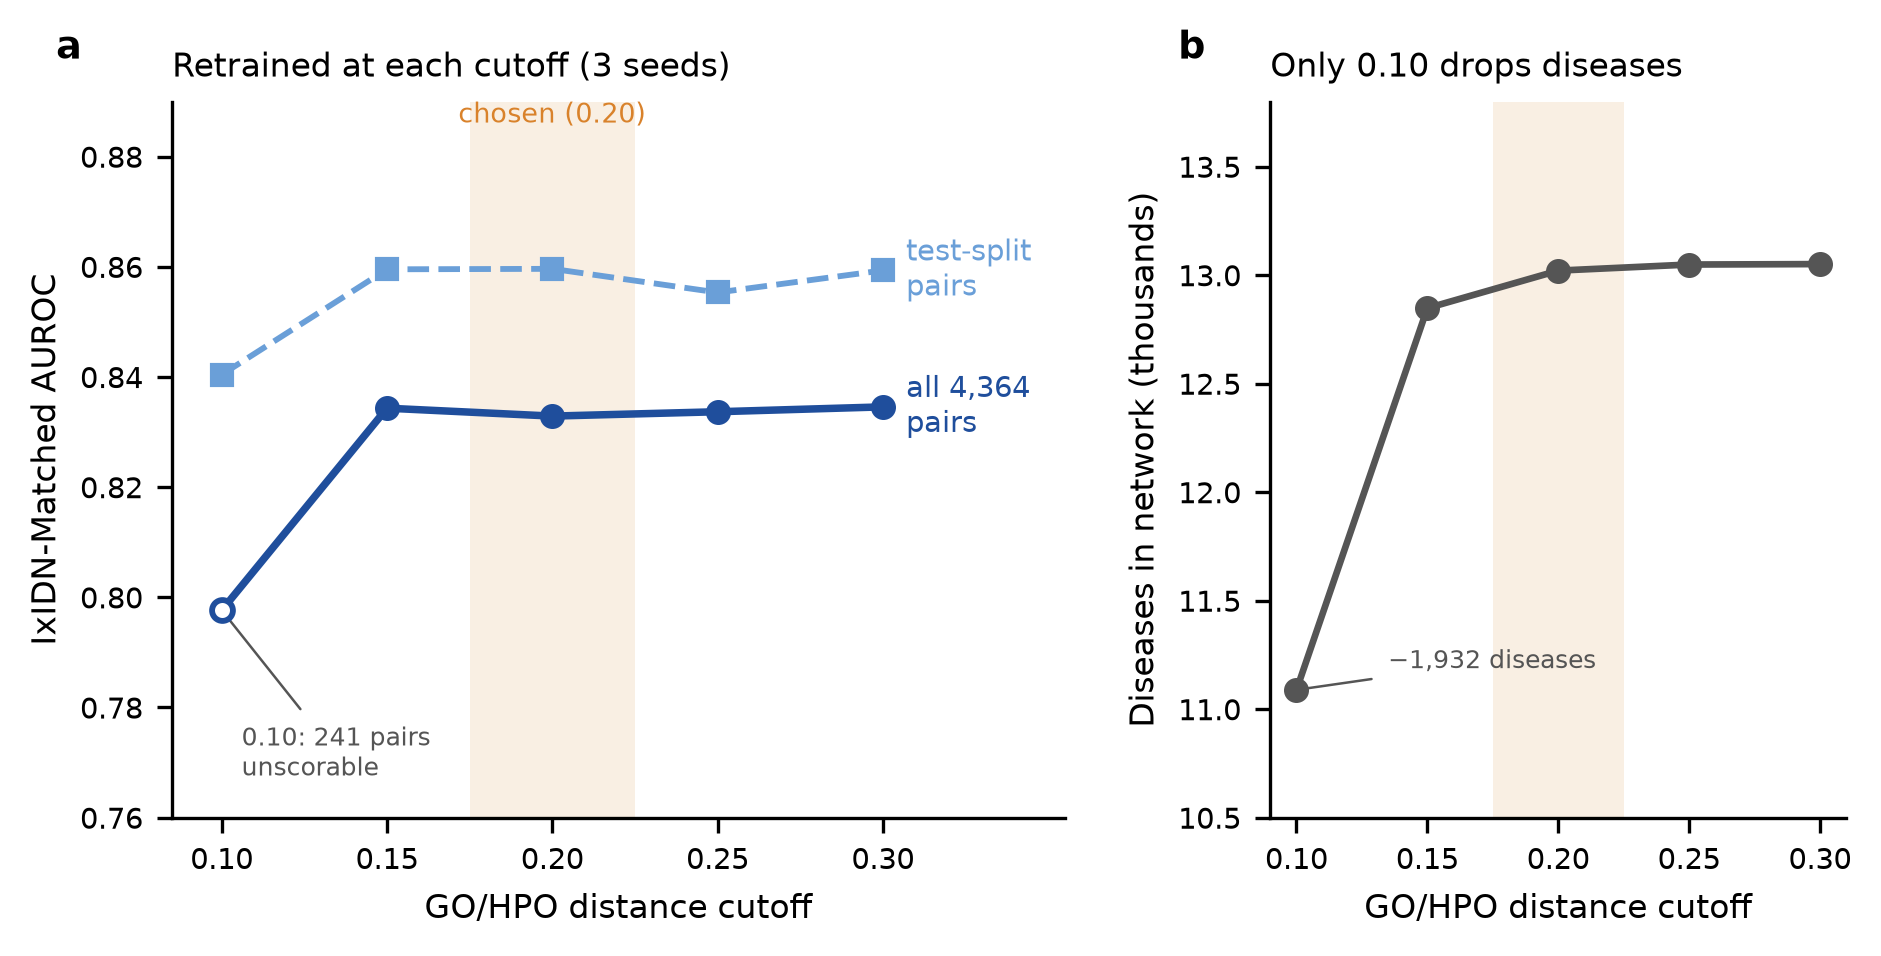

Recreate this plot in Python.
#!/usr/bin/env python
"""SI figure: threshold sensitivity of the GO/HPO distance cutoff.

The network was rebuilt at each cutoff and retrained with three seeds; scoring IxIDN-Matched needs the
retrained embeddings, so the per-cutoff results ship as precomputed tables. The figure uses the sweep on the
gene-anchored graph of the released model, scored by embedding cosine:
  data/derived/threshold_sensitivity/threshold_sweep_values_gene_anchored.tsv    per-cutoff graph size and AUROC
                                                       (disease-cluster bootstrap, B = 2000, 95% CI)
  data/derived/threshold_sensitivity/threshold_sweep_per_seed_gene_anchored.tsv  per-seed AUROC
The tables without the suffix hold the same sweep on the graph before gene anchoring.
"""
import sys as _s, pathlib as _p; _s.path.insert(0, str(_p.Path(__file__).resolve().parents[2] / "src")); import disatlas.deterministic  # noqa: E402,F401  reproducible PDF/SVG bytes
import numpy as np, pandas as pd, matplotlib
matplotlib.use("Agg"); import matplotlib.pyplot as plt
from pathlib import Path
HERE = Path(__file__).resolve().parent; REPO = HERE.parents[1]
import sys as _sys; _sys.path.insert(0, str(REPO / "src"))
DV = REPO / "data" / "derived" / "threshold_sensitivity"
V = pd.read_csv(DV / "threshold_sweep_values_gene_anchored.tsv", sep="\t").sort_values("cutoff").reset_index(drop=True)
N_PAIRS = int(V.n_all.iloc[0]); assert N_PAIRS == 4364
CHOSEN = '0.20'

# ---------------------------------------------------------------- figure (layout of the earlier SI figure)
plt.rcParams.update({'font.family': 'DejaVu Sans', 'font.size': 7, 'axes.spines.top': False, 'axes.spines.right': False,
                     'axes.linewidth': 0.8, 'xtick.major.width': 0.8, 'ytick.major.width': 0.8})
DARK, LIGHT, SHADE, CHC, GREY = '#1f4e9c', '#6a9fd8', '#f9efe3', '#d9822b', '#555555'
fig, (a1, a2) = plt.subplots(1, 2, figsize=(7.2, 3.1), gridspec_kw=dict(width_ratios=[1.55, 1], wspace=0.28))
x = V.cutoff.values; i0 = int(np.argmin(np.abs(x - 0.10)))
for ax in (a1, a2):
    ax.axvspan(0.175, 0.225, color=SHADE, zorder=0, lw=0); ax.set_xticks(x); ax.set_xticklabels([f'{v:.2f}' for v in x])
    ax.set_xlabel('GO/HPO distance cutoff', fontsize=8)
a1.plot(x, V.auroc_test, '--s', color=LIGHT, lw=1.4, ms=5, zorder=3)
a1.plot(x, V.auroc_all, '-o', color=DARK, lw=1.8, ms=5, zorder=4)
if V.n_unscorable[i0] > 0:
    a1.plot(x[i0], V.auroc_all[i0], 'o', mfc='white', mec=DARK, mew=1.4, ms=5, zorder=5)
    a1.annotate(f'0.10: {V.n_unscorable[i0]:,} pairs\nunscorable', xy=(x[i0], V.auroc_all[i0]), xytext=(x[i0] + 0.006, V.auroc_all[i0] - 0.03),
                fontsize=6, color=GREY, arrowprops=dict(arrowstyle='-', color=GREY, lw=0.6))
lo = min(V.auroc_all.min(), V.auroc_test.min()); hi = max(V.auroc_all.max(), V.auroc_test.max())
a1.set_ylim(np.floor((lo - 0.035) * 100) / 100, np.ceil((hi + 0.025) * 100) / 100); a1.set_xlim(0.085, 0.355)
a1.text(0.2, a1.get_ylim()[1], f'chosen ({CHOSEN})', ha='center', va='top', color=CHC, fontsize=6.5)
a1.text(0.307, V.auroc_test.values[-1], 'test-split\npairs', color=LIGHT, va='center', fontsize=7)
a1.text(0.307, V.auroc_all.values[-1], f'all {N_PAIRS:,}\npairs', color=DARK, va='center', fontsize=7)
off = 0.006 if V.auroc_test.values[-1] > V.auroc_all.values[-1] else -0.006
a1.set_ylabel('IxIDN-Matched AUROC', fontsize=8); a1.set_title('Retrained at each cutoff (3 seeds)', loc='left', fontsize=8)
a2.plot(x, V.n_nodes / 1000, '-o', color=GREY, lw=1.6, ms=5, zorder=3)
dn = int(V.n_nodes[V.cutoff == 0.20].iloc[0] - V.n_nodes[i0])
a2.annotate(f'\u2212{dn:,} diseases', xy=(x[i0], V.n_nodes[i0] / 1000), xytext=(x[i0] + 0.035, V.n_nodes[i0] / 1000 + 0.1),
            fontsize=6, color=GREY, arrowprops=dict(arrowstyle='-', color=GREY, lw=0.6))
a2.set_xlim(0.09, 0.31); a2.set_ylim(np.floor(V.n_nodes.min() / 500) / 2 - 0.5, np.ceil(V.n_nodes.max() / 500) / 2 + 0.3)
a2.set_ylabel('Diseases in network (thousands)', fontsize=8); a2.set_title('Only 0.10 drops diseases', loc='left', fontsize=8)
for ax, l in ((a1, 'a'), (a2, 'b')):
    ax.text(-0.13 if ax is a1 else -0.16, 1.06, l, transform=ax.transAxes, fontsize=9, fontweight='bold')
for ext in ('png', 'pdf'): fig.savefig(HERE / f'si_threshold_sensitivity.{ext}', dpi=300, bbox_inches='tight')
print('saved', HERE)
